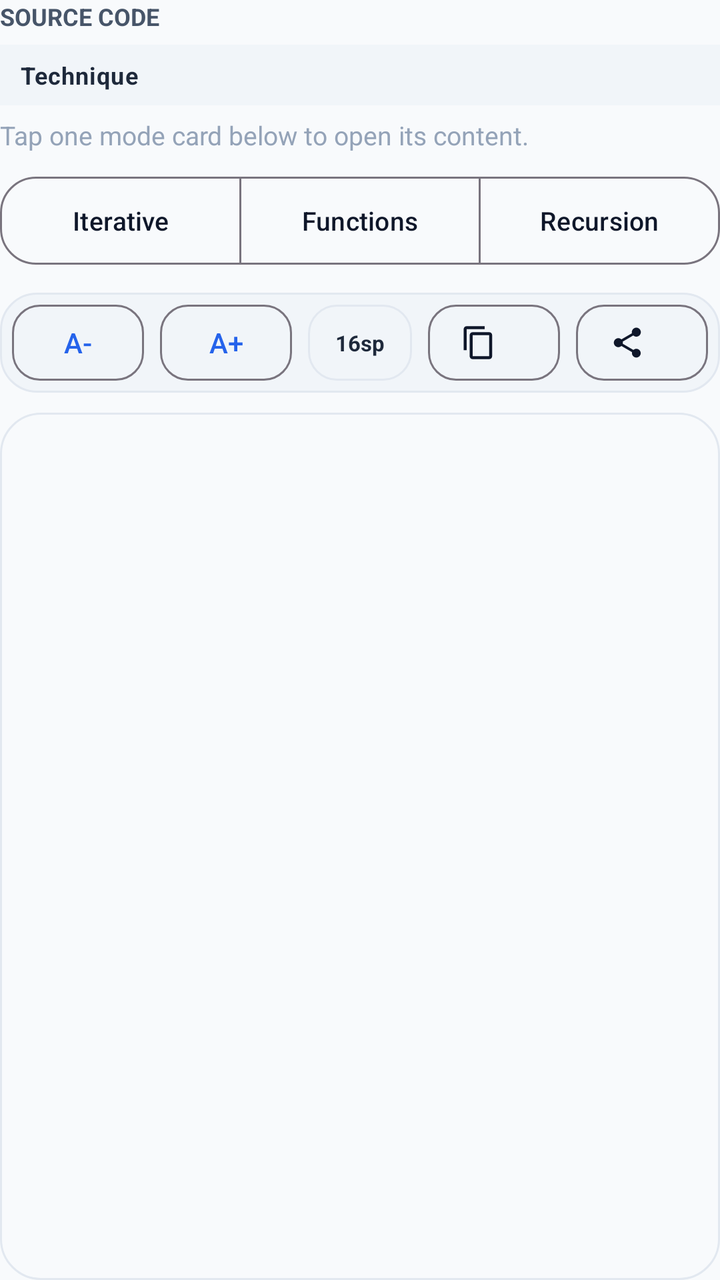
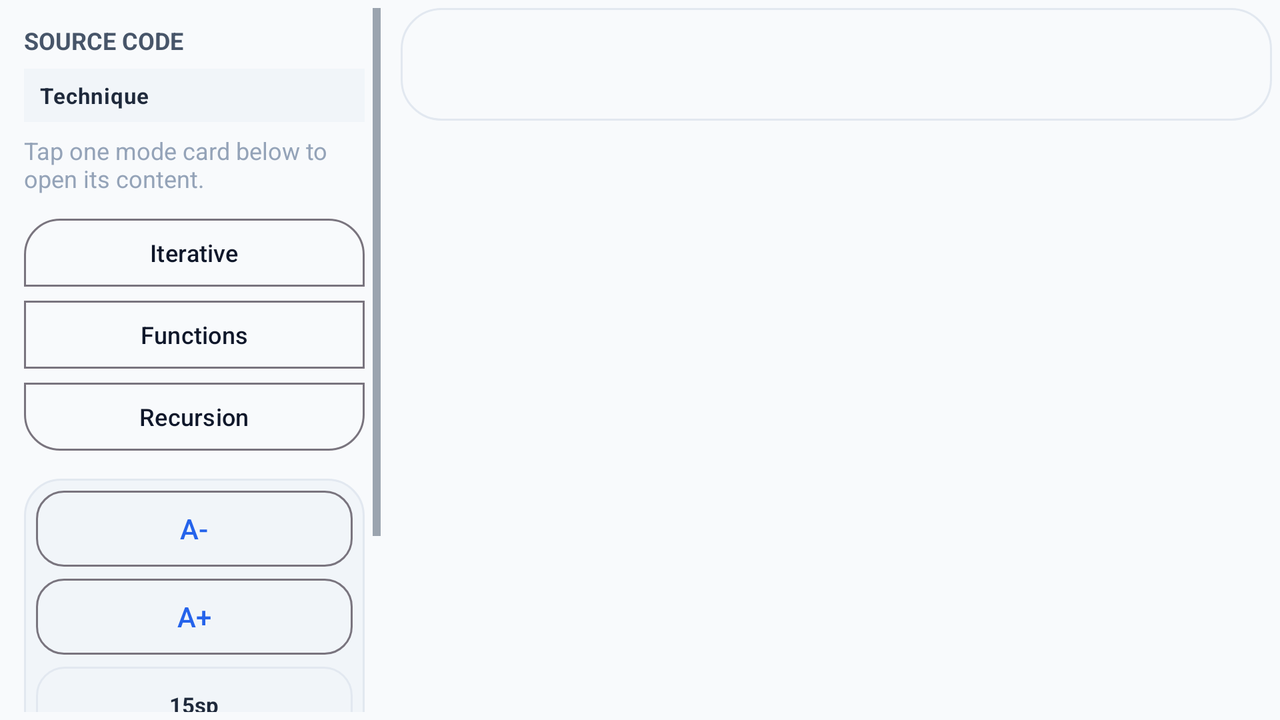

First picture: res/layout/ on a phone held upright. Second picture: the repository's own variant of that layout, on a device whose configuration matches the variant's folder. Source for both follows.
<!-- AndroidManifest.xml: application theme Theme.DSA -->
<!-- res/layout/fragment_text_content.xml -->
<?xml version="1.0" encoding="utf-8"?>
<LinearLayout xmlns:android="http://schemas.android.com/apk/res/android"
    xmlns:app="http://schemas.android.com/apk/res-auto"
    android:layout_width="match_parent"
    android:layout_height="match_parent"
    android:orientation="vertical">

    <LinearLayout
        android:layout_width="match_parent"
        android:layout_height="wrap_content"
        android:orientation="vertical">

        <TextView
            android:id="@+id/content_section_label"
            android:layout_width="match_parent"
            android:layout_height="wrap_content"
            android:text="@string/source_code"
            android:textColor="@color/text_secondary"
            android:textSize="12sp"
            android:textStyle="bold" />

        <TextView
            android:id="@+id/content_topic_name"
            android:layout_width="match_parent"
            android:layout_height="wrap_content"
            android:layout_marginTop="6dp"
            android:background="@color/surface_panel_muted"
            android:letterSpacing="0.03"
            android:paddingStart="10dp"
            android:paddingTop="7dp"
            android:paddingEnd="10dp"
            android:paddingBottom="7dp"
            android:text="Technique"
            android:textColor="@color/text_primary_soft"
            android:textSize="12sp"
            android:textStyle="bold" />

        <TextView
            android:id="@+id/content_mode_hint"
            android:layout_width="match_parent"
            android:layout_height="wrap_content"
            android:layout_marginTop="6dp"
            android:text="@string/content_mode_hint"
            android:textColor="@color/text_muted_soft"
            android:textSize="13sp" />

        <com.google.android.material.button.MaterialButtonToggleGroup
            android:id="@+id/content_style_toggle"
            android:layout_width="match_parent"
            android:layout_height="wrap_content"
            android:layout_marginTop="8dp"
            app:selectionRequired="true"
            app:singleSelection="true">

            <com.google.android.material.button.MaterialButton
                android:id="@+id/content_style_iterative"
                style="@style/Widget.DSA.Button.ModeTab"
                android:layout_width="0dp"
                android:layout_height="wrap_content"
                android:layout_weight="1"
                android:textSize="13sp"
                android:text="Iterative" />

            <com.google.android.material.button.MaterialButton
                android:id="@+id/content_style_functions"
                style="@style/Widget.DSA.Button.ModeTab"
                android:layout_width="0dp"
                android:layout_height="wrap_content"
                android:layout_weight="1"
                android:textSize="13sp"
                android:text="Functions" />

            <com.google.android.material.button.MaterialButton
                android:id="@+id/content_style_recursion"
                style="@style/Widget.DSA.Button.ModeTab"
                android:layout_width="0dp"
                android:layout_height="wrap_content"
                android:layout_weight="1"
                android:textSize="13sp"
                android:text="Recursion" />
        </com.google.android.material.button.MaterialButtonToggleGroup>

        <com.google.android.material.button.MaterialButtonToggleGroup
            android:id="@+id/content_language_toggle"
            android:layout_width="match_parent"
            android:layout_height="wrap_content"
            android:layout_marginTop="8dp"
            android:visibility="gone"
            app:selectionRequired="true"
            app:singleSelection="true">

            <com.google.android.material.button.MaterialButton
                android:id="@+id/content_language_java"
                style="@style/Widget.DSA.Button.Toggle"
                android:layout_width="0dp"
                android:layout_height="wrap_content"
                android:layout_weight="1"
                android:text="Java" />

            <com.google.android.material.button.MaterialButton
                android:id="@+id/content_language_c"
                style="@style/Widget.DSA.Button.Toggle"
                android:layout_width="0dp"
                android:layout_height="wrap_content"
                android:layout_weight="1"
                android:text="C" />

            <com.google.android.material.button.MaterialButton
                android:id="@+id/content_language_python"
                style="@style/Widget.DSA.Button.Toggle"
                android:layout_width="0dp"
                android:layout_height="wrap_content"
                android:layout_weight="1"
                android:text="Python" />
        </com.google.android.material.button.MaterialButtonToggleGroup>

        <com.google.android.material.button.MaterialButtonToggleGroup
            android:id="@+id/content_comment_toggle"
            android:layout_width="wrap_content"
            android:layout_height="wrap_content"
            android:layout_marginTop="8dp"
            android:visibility="gone"
            app:selectionRequired="true"
            app:singleSelection="true">

            <com.google.android.material.button.MaterialButton
                android:id="@+id/content_comments_on"
                style="@style/Widget.DSA.Button.Toggle"
                android:layout_width="wrap_content"
                android:layout_height="wrap_content"
                android:text="@string/commented" />

            <com.google.android.material.button.MaterialButton
                android:id="@+id/content_comments_off"
                style="@style/Widget.DSA.Button.Toggle"
                android:layout_width="wrap_content"
                android:layout_height="wrap_content"
                android:text="@string/clean" />
        </com.google.android.material.button.MaterialButtonToggleGroup>

        <TextView
            android:id="@+id/content_code_theme_label"
            android:layout_width="match_parent"
            android:layout_height="wrap_content"
            android:layout_marginTop="8dp"
            android:text="@string/content_code_theme_label"
            android:textColor="@color/text_secondary"
            android:textSize="12sp"
            android:textStyle="bold"
            android:visibility="gone" />

        <com.google.android.material.button.MaterialButtonToggleGroup
            android:id="@+id/content_code_theme_toggle"
            android:layout_width="match_parent"
            android:layout_height="wrap_content"
            android:layout_marginTop="6dp"
            android:visibility="gone"
            app:selectionRequired="true"
            app:singleSelection="true">

            <com.google.android.material.button.MaterialButton
                android:id="@+id/content_code_theme_classic"
                style="@style/Widget.DSA.Button.Toggle"
                android:layout_width="0dp"
                android:layout_height="wrap_content"
                android:layout_weight="1"
                android:text="@string/content_code_theme_classic" />

            <com.google.android.material.button.MaterialButton
                android:id="@+id/content_code_theme_dim"
                style="@style/Widget.DSA.Button.Toggle"
                android:layout_width="0dp"
                android:layout_height="wrap_content"
                android:layout_weight="1"
                android:text="@string/content_code_theme_dim" />

            <com.google.android.material.button.MaterialButton
                android:id="@+id/content_code_theme_contrast"
                style="@style/Widget.DSA.Button.Toggle"
                android:layout_width="0dp"
                android:layout_height="wrap_content"
                android:layout_weight="1"
                android:text="@string/content_code_theme_contrast" />
        </com.google.android.material.button.MaterialButtonToggleGroup>

        <LinearLayout
            android:layout_width="match_parent"
            android:layout_height="wrap_content"
            android:layout_marginTop="10dp"
            android:background="@drawable/code_toolbar_background"
            android:gravity="end|center_vertical"
            android:orientation="horizontal">

            <com.google.android.material.button.MaterialButton
                android:id="@+id/content_zoom_out"
                style="@style/Widget.DSA.Button.CodeTool"
                android:layout_width="0dp"
                android:layout_height="38dp"
                android:layout_marginStart="6dp"
                android:layout_marginTop="6dp"
                android:layout_marginEnd="4dp"
                android:layout_marginBottom="6dp"
                android:layout_weight="1"
                android:text="@string/zoom_out" />

            <com.google.android.material.button.MaterialButton
                android:id="@+id/content_zoom_in"
                style="@style/Widget.DSA.Button.CodeTool"
                android:layout_width="0dp"
                android:layout_height="38dp"
                android:layout_marginStart="4dp"
                android:layout_marginTop="6dp"
                android:layout_marginEnd="4dp"
                android:layout_marginBottom="6dp"
                android:layout_weight="1"
                android:text="@string/zoom_in" />

            <TextView
                android:id="@+id/content_zoom_badge"
                android:layout_width="wrap_content"
                android:layout_height="38dp"
                android:layout_marginStart="4dp"
                android:layout_marginTop="6dp"
                android:layout_marginEnd="4dp"
                android:layout_marginBottom="6dp"
                android:background="@drawable/surface_chip_background"
                android:gravity="center"
                android:minWidth="52dp"
                android:paddingStart="10dp"
                android:paddingEnd="10dp"
                android:text="16sp"
                android:textColor="@color/text_primary_soft"
                android:textSize="11sp"
                android:textStyle="bold" />

            <com.google.android.material.button.MaterialButton
                android:id="@+id/content_copy"
                style="@style/Widget.DSA.Button.CodeTool"
                android:layout_width="0dp"
                android:layout_height="38dp"
                android:layout_marginStart="4dp"
                android:layout_marginTop="6dp"
                android:layout_marginEnd="4dp"
                android:layout_marginBottom="6dp"
                android:layout_weight="1"
                android:text="@string/copy"
                app:icon="@drawable/ic_content_copy"
                app:iconGravity="textStart"
                app:iconTint="@color/text_primary_bright" />

            <com.google.android.material.button.MaterialButton
                android:id="@+id/content_share"
                style="@style/Widget.DSA.Button.CodeTool"
                android:layout_width="0dp"
                android:layout_height="38dp"
                android:layout_marginStart="4dp"
                android:layout_marginTop="6dp"
                android:layout_marginEnd="6dp"
                android:layout_marginBottom="6dp"
                android:layout_weight="1"
                android:text="@string/share"
                app:icon="@drawable/ic_share"
                app:iconGravity="textStart"
                app:iconTint="@color/text_primary_bright" />
        </LinearLayout>
    </LinearLayout>

    <ScrollView
        android:layout_width="match_parent"
        android:layout_height="0dp"
        android:layout_marginTop="10dp"
        android:layout_weight="1"
        android:fillViewport="true">

        <FrameLayout
            android:id="@+id/content_horizontal_scroll"
            android:layout_width="match_parent"
            android:layout_height="wrap_content"
            android:background="@drawable/code_surface_background"
            android:padding="2dp">

            <TextView
                android:id="@+id/content_text"
                android:layout_width="match_parent"
                android:layout_height="wrap_content"
                android:breakStrategy="simple"
                android:fontFamily="monospace"
                android:hyphenationFrequency="none"
                android:lineSpacingExtra="6dp"
                android:paddingStart="16dp"
                android:paddingTop="14dp"
                android:paddingEnd="18dp"
                android:paddingBottom="18dp"
                android:scrollHorizontally="false"
                android:singleLine="false"
                android:textColor="@color/text_primary_bright"
                android:textIsSelectable="true"
                android:textSize="16sp" />
        </FrameLayout>
    </ScrollView>

</LinearLayout>
<!-- resources referenced by this layout -->
<resources>
  <color name="surface_panel_muted">#F1F5F9</color>
  <color name="text_muted_soft">#94A3B8</color>
  <color name="text_primary_bright">#0F172A</color>
  <color name="text_primary_soft">#1E293B</color>
  <color name="text_secondary">#475569</color>
  <!-- drawable code_surface_background (drawable) -->
  <?xml version="1.0" encoding="utf-8"?>
  <shape xmlns:android="http://schemas.android.com/apk/res/android"
      android:shape="rectangle">
      <solid android:color="@color/code_surface" />
      <corners android:radius="20dp" />
      <stroke
          android:width="1dp"
          android:color="@color/code_surface_stroke" />
  </shape>
  <!-- drawable code_toolbar_background (drawable) -->
  <?xml version="1.0" encoding="utf-8"?>
  <shape xmlns:android="http://schemas.android.com/apk/res/android"
      android:shape="rectangle">
      <solid android:color="@color/code_surface_alt" />
      <corners android:radius="18dp" />
      <stroke
          android:width="1dp"
          android:color="@color/code_surface_stroke" />
  </shape>
  <!-- drawable ic_content_copy (drawable) -->
  <?xml version="1.0" encoding="utf-8"?>
  <vector xmlns:android="http://schemas.android.com/apk/res/android"
      android:width="24dp"
      android:height="24dp"
      android:viewportWidth="24"
      android:viewportHeight="24">
      <path
          android:fillColor="#FFFFFFFF"
          android:pathData="M16,1H4C2.9,1 2,1.9 2,3V17H4V3H16V1ZM19,5H8C6.9,5 6,5.9 6,7V21C6,22.1 6.9,23 8,23H19C20.1,23 21,22.1 21,21V7C21,5.9 20.1,5 19,5ZM19,21H8V7H19V21Z" />
  </vector>
  <!-- drawable surface_chip_background (drawable) -->
  <?xml version="1.0" encoding="utf-8"?>
  <shape xmlns:android="http://schemas.android.com/apk/res/android">
      <solid android:color="@color/surface_chip" />
      <corners android:radius="14dp" />
      <stroke
          android:width="1dp"
          android:color="@color/surface_stroke_muted" />
  </shape>
  <string name="clean">Clean</string>
  <string name="commented">Commented</string>
  <string name="content_code_theme_classic">Classic</string>
  <string name="content_code_theme_contrast">Contrast</string>
  <string name="content_code_theme_dim">Dim</string>
  <string name="content_code_theme_label">Code colors</string>
  <string name="content_mode_hint">Tap one mode card below to open its content.</string>
  <string name="copy">Copy</string>
  <string name="share">Share</string>
  <string name="source_code">SOURCE CODE</string>
  <string name="zoom_in">A+</string>
  <string name="zoom_out">A-</string>
  <style name="Widget.DSA.Button.ModeTab" parent="Widget.Material3.Button.OutlinedButton">
          <item name="android:textAllCaps">false</item>
          <item name="android:minHeight">52dp</item>
          <item name="cornerRadius">18dp</item>
          <item name="strokeWidth">1dp</item>
          <item name="iconPadding">8dp</item>
      </style>
  <style name="Widget.DSA.Button.Toggle" parent="Widget.Material3.Button.OutlinedButton">
          <item name="android:textAllCaps">false</item>
          <item name="android:minHeight">44dp</item>
          <item name="cornerRadius">14dp</item>
          <item name="android:insetTop">0dp</item>
          <item name="android:insetBottom">0dp</item>
      </style>
  <style name="Theme.DSA" parent="Base.Theme.DSA" />
  <color name="code_surface">#F8FAFC</color>
  <color name="code_surface_stroke">#E2E8F0</color>
  <color name="code_surface_alt">#F1F5F9</color>
  <color name="surface_chip">#F1F5F9</color>
  <color name="surface_stroke_muted">#E2E8F0</color>
  <color name="brand_blue">#2563EB</color>
  <color name="amber_500">#F59E0B</color>
  <color name="emerald_500">#10B981</color>
  <color name="window_background">#F8FAFC</color>
  <color name="surface_card">#FFFFFF</color>
  <!-- some entries are left out for length -->
</resources>
<!-- res/layout-land/fragment_text_content.xml (the repository's variant of the layout above) -->
<!-- drawn on the phone turned sideways -->
<?xml version="1.0" encoding="utf-8"?>
<LinearLayout xmlns:android="http://schemas.android.com/apk/res/android"
    xmlns:app="http://schemas.android.com/apk/res-auto"
    android:layout_width="match_parent"
    android:layout_height="match_parent"
    android:orientation="horizontal"
    android:padding="4dp">

    <ScrollView
        android:layout_width="0dp"
        android:layout_height="match_parent"
        android:layout_marginEnd="10dp"
        android:layout_weight="30"
        android:fillViewport="false"
        android:scrollbars="vertical">

        <LinearLayout
            android:layout_width="match_parent"
            android:layout_height="wrap_content"
            android:orientation="vertical"
            android:padding="8dp">

            <TextView
                android:layout_width="match_parent"
                android:layout_height="wrap_content"
                android:text="@string/source_code"
                android:textColor="@color/text_secondary"
                android:textSize="12sp"
                android:textStyle="bold" />

            <TextView
                android:id="@+id/content_topic_name"
                android:layout_width="match_parent"
                android:layout_height="wrap_content"
                android:layout_marginTop="6dp"
                android:background="@color/surface_panel_muted"
                android:letterSpacing="0.03"
                android:paddingStart="8dp"
                android:paddingTop="6dp"
                android:paddingEnd="8dp"
                android:paddingBottom="6dp"
                android:text="Technique"
                android:textColor="@color/text_primary_soft"
                android:textSize="11sp"
                android:textStyle="bold" />

            <TextView
                android:id="@+id/content_mode_hint"
                android:layout_width="match_parent"
                android:layout_height="wrap_content"
                android:layout_marginTop="6dp"
                android:text="@string/content_mode_hint"
                android:textColor="@color/text_muted_soft"
                android:textSize="12sp" />

            <com.google.android.material.button.MaterialButtonToggleGroup
                android:id="@+id/content_style_toggle"
                android:layout_width="match_parent"
                android:layout_height="wrap_content"
                android:layout_marginTop="8dp"
                android:orientation="vertical"
                app:selectionRequired="true"
                app:singleSelection="true">

                <com.google.android.material.button.MaterialButton
                    android:id="@+id/content_style_iterative"
                    style="@style/Widget.DSA.Button.ModeTab"
                    android:layout_width="match_parent"
                    android:layout_height="42dp"
                    android:text="Iterative"
                    android:textSize="12sp" />

                <com.google.android.material.button.MaterialButton
                    android:id="@+id/content_style_functions"
                    style="@style/Widget.DSA.Button.ModeTab"
                    android:layout_width="match_parent"
                    android:layout_height="42dp"
                    android:text="Functions"
                    android:textSize="12sp" />

                <com.google.android.material.button.MaterialButton
                    android:id="@+id/content_style_recursion"
                    style="@style/Widget.DSA.Button.ModeTab"
                    android:layout_width="match_parent"
                    android:layout_height="42dp"
                    android:text="Recursion"
                    android:textSize="12sp" />
            </com.google.android.material.button.MaterialButtonToggleGroup>

            <com.google.android.material.button.MaterialButtonToggleGroup
                android:id="@+id/content_language_toggle"
                android:layout_width="match_parent"
                android:layout_height="wrap_content"
                android:layout_marginTop="8dp"
                android:orientation="vertical"
                android:visibility="gone"
                app:selectionRequired="true"
                app:singleSelection="true">

                <com.google.android.material.button.MaterialButton
                    android:id="@+id/content_language_java"
                    style="@style/Widget.DSA.Button.Toggle"
                    android:layout_width="match_parent"
                    android:layout_height="40dp"
                    android:text="Java" />

                <com.google.android.material.button.MaterialButton
                    android:id="@+id/content_language_c"
                    style="@style/Widget.DSA.Button.Toggle"
                    android:layout_width="match_parent"
                    android:layout_height="40dp"
                    android:text="C" />

                <com.google.android.material.button.MaterialButton
                    android:id="@+id/content_language_python"
                    style="@style/Widget.DSA.Button.Toggle"
                    android:layout_width="match_parent"
                    android:layout_height="40dp"
                    android:text="Python" />
            </com.google.android.material.button.MaterialButtonToggleGroup>

            <com.google.android.material.button.MaterialButtonToggleGroup
                android:id="@+id/content_comment_toggle"
                android:layout_width="match_parent"
                android:layout_height="wrap_content"
                android:layout_marginTop="8dp"
                android:orientation="vertical"
                android:visibility="gone"
                app:selectionRequired="true"
                app:singleSelection="true">

                <com.google.android.material.button.MaterialButton
                    android:id="@+id/content_comments_on"
                    style="@style/Widget.DSA.Button.Toggle"
                    android:layout_width="match_parent"
                    android:layout_height="40dp"
                    android:text="@string/commented" />

                <com.google.android.material.button.MaterialButton
                    android:id="@+id/content_comments_off"
                    style="@style/Widget.DSA.Button.Toggle"
                    android:layout_width="match_parent"
                    android:layout_height="40dp"
                    android:text="@string/clean" />
            </com.google.android.material.button.MaterialButtonToggleGroup>

            <TextView
                android:id="@+id/content_code_theme_label"
                android:layout_width="match_parent"
                android:layout_height="wrap_content"
                android:layout_marginTop="8dp"
                android:text="@string/content_code_theme_label"
                android:textColor="@color/text_secondary"
                android:textSize="12sp"
                android:textStyle="bold"
                android:visibility="gone" />

            <com.google.android.material.button.MaterialButtonToggleGroup
                android:id="@+id/content_code_theme_toggle"
                android:layout_width="match_parent"
                android:layout_height="wrap_content"
                android:layout_marginTop="6dp"
                android:orientation="vertical"
                android:visibility="gone"
                app:selectionRequired="true"
                app:singleSelection="true">

                <com.google.android.material.button.MaterialButton
                    android:id="@+id/content_code_theme_classic"
                    style="@style/Widget.DSA.Button.Toggle"
                    android:layout_width="match_parent"
                    android:layout_height="40dp"
                    android:text="@string/content_code_theme_classic" />

                <com.google.android.material.button.MaterialButton
                    android:id="@+id/content_code_theme_dim"
                    style="@style/Widget.DSA.Button.Toggle"
                    android:layout_width="match_parent"
                    android:layout_height="40dp"
                    android:text="@string/content_code_theme_dim" />

                <com.google.android.material.button.MaterialButton
                    android:id="@+id/content_code_theme_contrast"
                    style="@style/Widget.DSA.Button.Toggle"
                    android:layout_width="match_parent"
                    android:layout_height="40dp"
                    android:text="@string/content_code_theme_contrast" />
            </com.google.android.material.button.MaterialButtonToggleGroup>

            <LinearLayout
                android:layout_width="match_parent"
                android:layout_height="wrap_content"
                android:layout_marginTop="10dp"
                android:background="@drawable/code_toolbar_background"
                android:orientation="vertical"
                android:padding="6dp">

                <com.google.android.material.button.MaterialButton
                    android:id="@+id/content_zoom_out"
                    style="@style/Widget.DSA.Button.CodeTool"
                    android:layout_width="match_parent"
                    android:layout_height="38dp"
                    android:text="@string/zoom_out" />

                <com.google.android.material.button.MaterialButton
                    android:id="@+id/content_zoom_in"
                    style="@style/Widget.DSA.Button.CodeTool"
                    android:layout_width="match_parent"
                    android:layout_height="38dp"
                    android:layout_marginTop="6dp"
                    android:text="@string/zoom_in" />

                <TextView
                    android:id="@+id/content_zoom_badge"
                    android:layout_width="match_parent"
                    android:layout_height="38dp"
                    android:layout_marginTop="6dp"
                    android:background="@drawable/surface_chip_background"
                    android:gravity="center"
                    android:text="15sp"
                    android:textColor="@color/text_primary_soft"
                    android:textSize="11sp"
                    android:textStyle="bold" />

                <com.google.android.material.button.MaterialButton
                    android:id="@+id/content_copy"
                    style="@style/Widget.DSA.Button.CodeTool"
                    android:layout_width="match_parent"
                    android:layout_height="38dp"
                    android:layout_marginTop="6dp"
                    android:text="@string/copy"
                    app:icon="@drawable/ic_content_copy"
                    app:iconGravity="textStart"
                    app:iconTint="@color/text_primary_bright" />

                <com.google.android.material.button.MaterialButton
                    android:id="@+id/content_share"
                    style="@style/Widget.DSA.Button.CodeTool"
                    android:layout_width="match_parent"
                    android:layout_height="38dp"
                    android:layout_marginTop="6dp"
                    android:text="@string/share"
                    app:icon="@drawable/ic_share"
                    app:iconGravity="textStart"
                    app:iconTint="@color/text_primary_bright" />
            </LinearLayout>
        </LinearLayout>
    </ScrollView>

    <ScrollView
        android:layout_width="0dp"
        android:layout_height="match_parent"
        android:layout_weight="70"
        android:fillViewport="false"
        android:scrollbars="vertical">

        <FrameLayout
            android:id="@+id/content_horizontal_scroll"
            android:layout_width="match_parent"
            android:layout_height="wrap_content"
            android:background="@drawable/code_surface_background"
            android:padding="2dp">

            <TextView
                android:id="@+id/content_text"
                android:layout_width="match_parent"
                android:layout_height="wrap_content"
                android:breakStrategy="simple"
                android:fontFamily="monospace"
                android:hyphenationFrequency="none"
                android:lineSpacingExtra="6dp"
                android:paddingStart="16dp"
                android:paddingTop="14dp"
                android:paddingEnd="18dp"
                android:paddingBottom="18dp"
                android:scrollHorizontally="false"
                android:singleLine="false"
                android:textColor="@color/text_primary_bright"
                android:textIsSelectable="true"
                android:textSize="15sp" />
        </FrameLayout>
    </ScrollView>
</LinearLayout>
